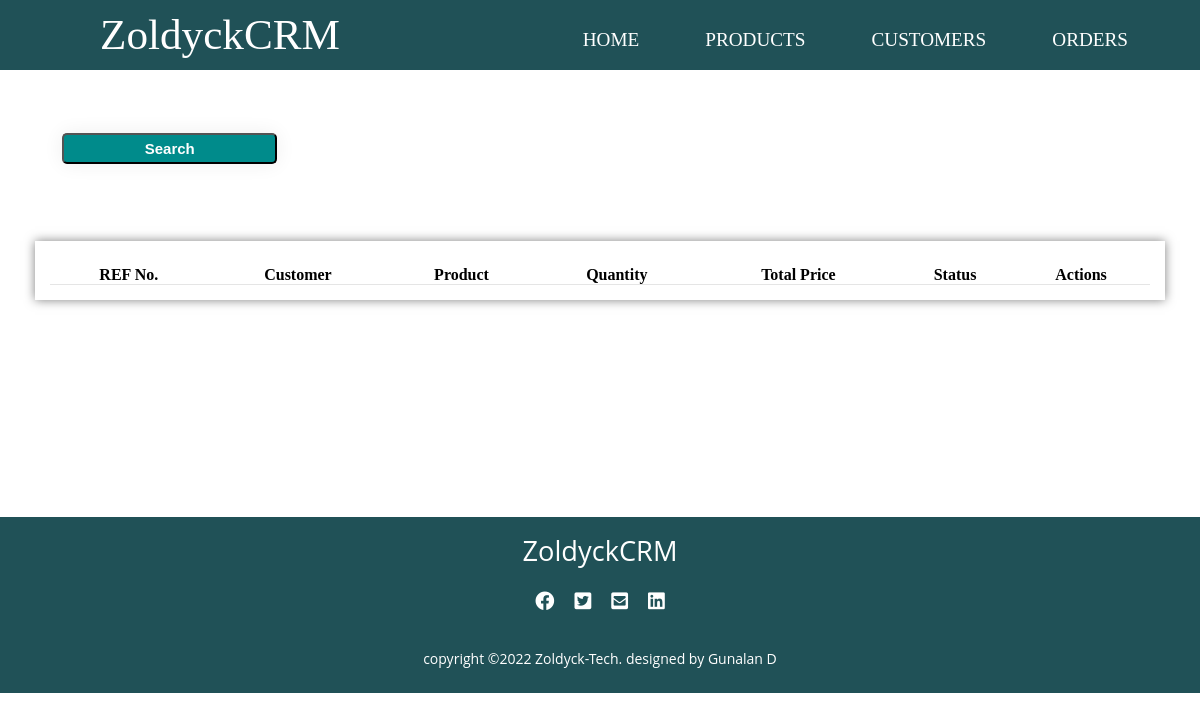
/orders/, run on an earlier commit of the app's database.
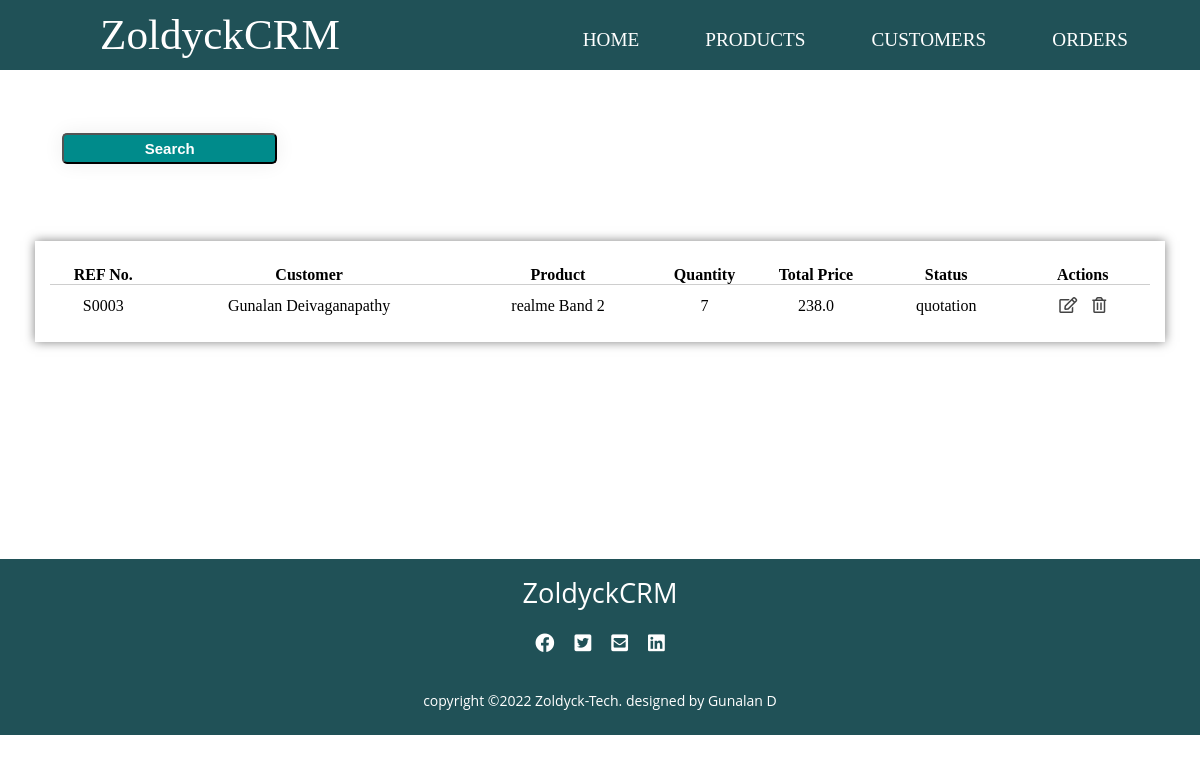
And on a later commit of the database.
### accounts/models.py (models this page shows, shortened)
class SaleOrder(models.Model):
    STATUS = (
        ('quotation', 'Quotation'),
        ('ordered', 'Ordered'),
        ('pending', 'Pending'),
        ('delivered', 'Delivered'),
        ('cancelled', 'Cancelled'),
        ('invoiced', 'Invoiced'),
    )
    sale_order_referencenumber = models.CharField(max_length=200, null= True)
    sale_order_customer = models.ForeignKey(Customer, on_delete=models.SET_NULL, null= True) # added a realtionship between the two models
    sale_order_product =  models.ForeignKey(Product, on_delete=models.SET_NULL, null= True)
    sale_order_quantity = models.IntegerField(null= True)
    sale_order_total_price = models.FloatField(null= True)
    status = models.CharField(max_length=200, null= True , choices=STATUS, default='quotation')
    sale_order_date = models.DateTimeField(auto_now_add=True , null= True)

class Customer(models.Model):
    customer_pic = models.ImageField(upload_to='customer_pics/', blank=True)
    customer_name = models.CharField(max_length=50, null= True)
    customer_email = models.CharField(max_length=200 , null= True)
    customer_mobile = models.CharField(max_length=50 , null= True)
    date_created = models.DateTimeField(auto_now_add=True , null= True)
    def __str__(self):
        return self.customer_name

class Product(models.Model):
    CATEGORIES = (
        ('service', 'Service'),
        ('stockable', 'Stockable'),
    )
    product_name = models.CharField(max_length=200, null= True)
    product_price = models.FloatField(null= True)
    product_category = models.CharField(max_length=200, null= True , choices=CATEGORIES)
    product_description = models.CharField(max_length=200, null= True)
    date_created = models.DateTimeField(auto_now_add=True , null= True)
    product_tag = models.ManyToManyField(ProductTag ,blank=True, null=True)
    def __str__(self):
        return self.product_name

### accounts/views.py (the view)
# urls.py: path('orders/', views.total_orders, name='orders'),
def total_orders(request):
    orders = SaleOrder.objects.all()
    context = {
        'orders': orders
    }
    return render(request, 'accounts/orders.html',context)

### accounts/templates/accounts/orders.html
{% extends 'accounts/layout.html'%}
{% block content %}
<section>
    <div class="main">
        <div class="product-tables">
            <div class="button">
                <button class="crt-ser"><a href="">Search</a></button>
            </div>
            <div class="latest-products">
                <table class="cus-prod-customers">
                    <thead>
                        <tr>
                            <th>REF No.</th>
                            <th>Customer</th>
                            <th>Product</th>
                            <th>Quantity</th>
                            <th>Total Price</th>
                            <th>Status</th>
                            <th>Actions</th>
                        </tr>
                    </thead>
                    <tbody>
                        {% for ord in orders %}
                        <tr>
                             <td>{{ ord.sale_order_referencenumber  }}</td>
                             <td>{{ ord.sale_order_customer }}</td>
                             <td>{{ ord.sale_order_product  }}</td>
                             <td>{{ ord.sale_order_quantity }}</td>
                             <td>{{ ord.sale_order_total_price  }}</td>
                             <td>{{ ord.status  }}</td>
                            <td>
                                <i class="far fa-edit"></i>
                                <i class="far fa-trash-alt"></i>
                            </td>
                        </tr>
                        {% endfor %}
                    </tbody>
                </table>
            </div>
        </div>
    </div>
</section>
{% endblock %}

What changed in the data, as far as the page shows it:
added SaleOrder: sale_order_referencenumber "S0003", sale_order_customer "Gunalan Deivaganapathy", sale_order_product "realme Band 2", sale_order_quantity "7", sale_order_total_price "238.0", status "quotation"
